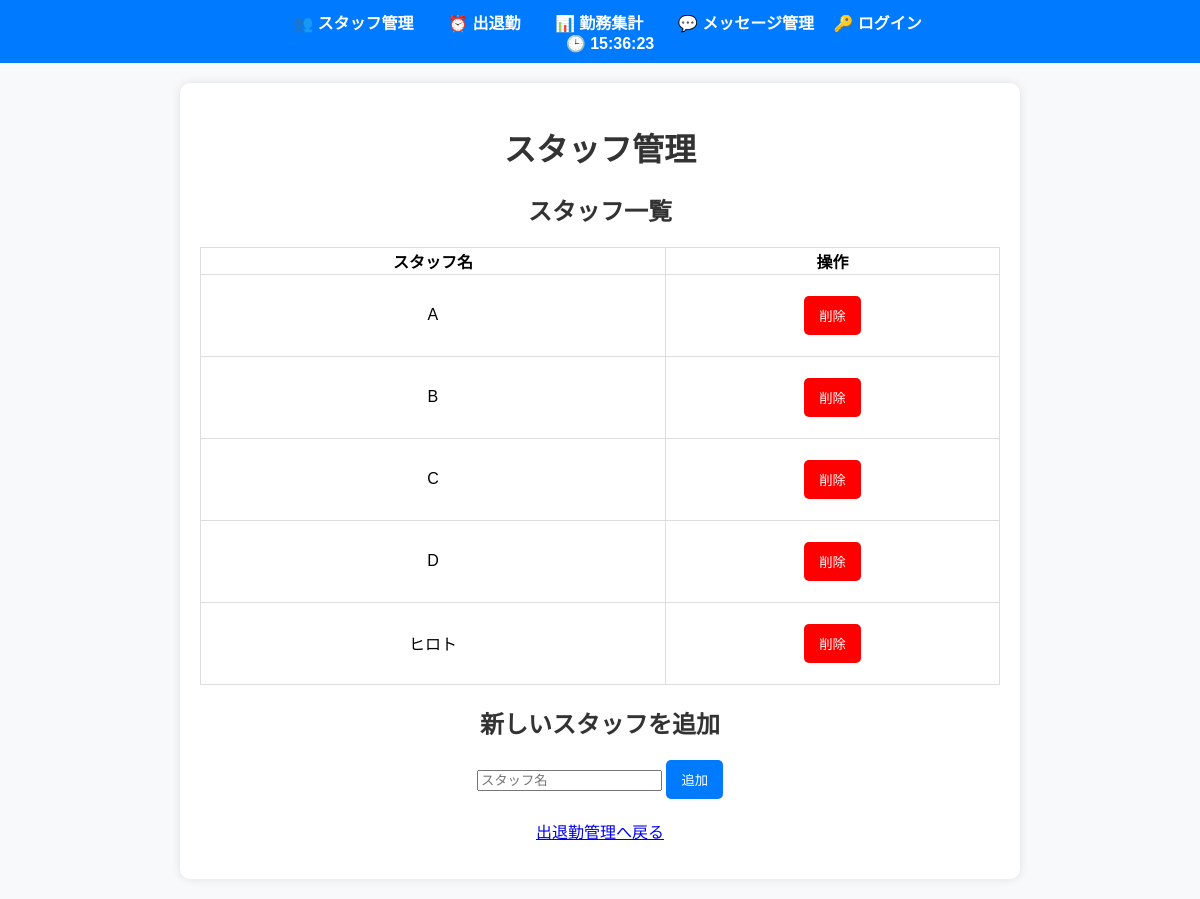
Page /staff on the earlier database version.
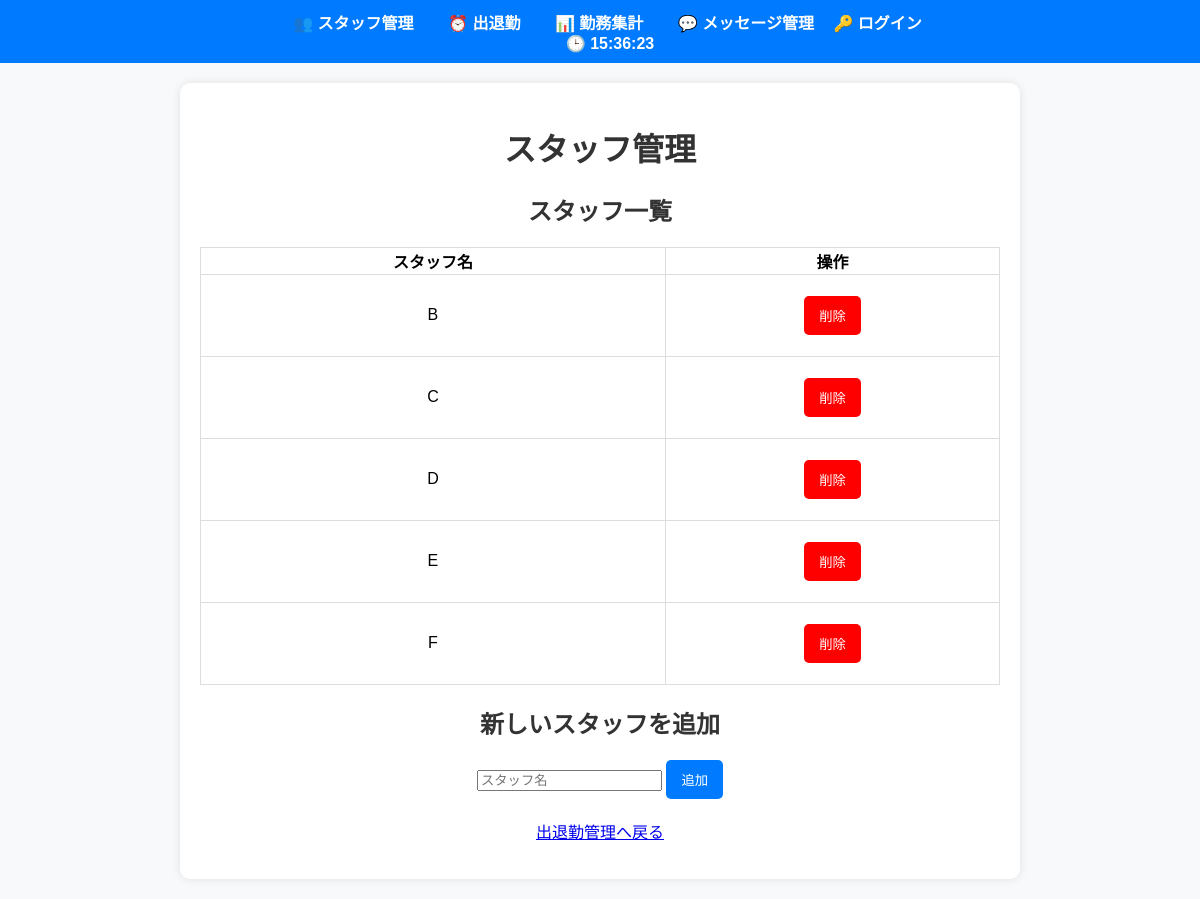
Same page on the later database version.
### models.py (models this page shows)
class Staff(db.Model):
    id = db.Column(db.Integer, primary_key=True)
    name = db.Column(db.String(100), nullable=False)

### routes.py (the view)
@app.route('/staff')
def staff_list():
    staff = Staff.query.all()
    return render_template('staff.html', staff=staff)

### templates/staff.html (shortened to what this page needs)
{% extends "base.html" %}
{% block content %}
<h1>スタッフ管理</h1>
<h2>スタッフ一覧</h2>
<table border="1">
    <tr>
        <th>スタッフ名</th>
        <th>操作</th>
    </tr>
    {% for person in staff %}
    <tr>
        <td>{{ person.name }}</td>
        <td>
            <form action="{{ url_for('delete_staff', staff_id=person.id) }}" method="POST" onsubmit="return confirm('本当に削除しますか？');">
                <button type="submit" style="background-color: red; color: white;">削除</button>
            </form>
        </td>
    </tr>
    {% endfor %}
</table>
<h2>新しいスタッフを追加</h2>
<form action="{{ url_for('add_staff') }}" method="POST">
    <input type="text" name="name" placeholder="スタッフ名" required>
    <button type="submit">追加</button>
</form>
<p><a href="{{ url_for('attendance') }}">出退勤管理へ戻る</a></p>
{% endblock %}

### templates/base.html (shortened to what this page needs)
<!DOCTYPE html>
<html lang="ja">
<head>
    <link rel="stylesheet" href="{{ url_for('static', filename='style.css') }}">
</head>
<body>
    <nav class="navbar">
        <ul>
            <li><a href="{{ url_for('staff_list') }}">👥 スタッフ管理</a></li>
            <li><a href="{{ url_for('attendance') }}">⏰ 出退勤</a></li>
            <li><a href="{{ url_for('work_summary') }}">📊 勤務集計</a></li>
            <li><a href="{{ url_for('message_list') }}">💬 メッセージ管理</a></li>
            {% if current_user.is_authenticated %}
        <span>👤 {{ current_user.username }} さん</span>
        <a href="{{ url_for('logout') }}">🚪 ログアウト</a>
    {% else %}
        <a href="{{ url_for('login') }}">🔑 ログイン</a>
    {% endif %}
        </ul>
        <span id="current-time"></span>
    </nav>
    <div class="content">
        {% block content %}{% endblock %}
    </div>
</body>
</html>

### static/style.css (style rules this page uses)
.navbar { background-color: #007bff; padding: 10px 0; text-align: center; }
.navbar ul { list-style: none; padding: 0; margin: 0; }
.navbar li { display: inline; margin: 0 15px; }
.navbar a { text-decoration: none; color: white; font-size: 16px; font-weight: bold; }
#current-time { font-size: 16px; color: white; margin-left: 20px; font-weight: bold; }
body { font-family: Arial, sans-serif; margin: 0; padding: 0; background-color: #f8f9fa; text-align: center; }
.content { max-width: 800px; margin: 20px auto; background: white; padding: 20px; border-radius: 10px; box-shadow: 0 0 10px rgba(0, 0, 0, 0.1); }
h1, h2 { color: #333; }
form { margin: 20px 0; }
button { background-color: #007bff; color: white; border: none; padding: 10px 15px; cursor: pointer; border-radius: 5px; }
table { width: 100%; border-collapse: collapse; background-color: white; }
th, td { border: 1px solid #ddd; padding: }

Differences in the rows shown:
removed Staff: name "A"
changed Staff (number 4 of 5 on the later page): name "ヒロト" → "E"
added Staff: name "F"
